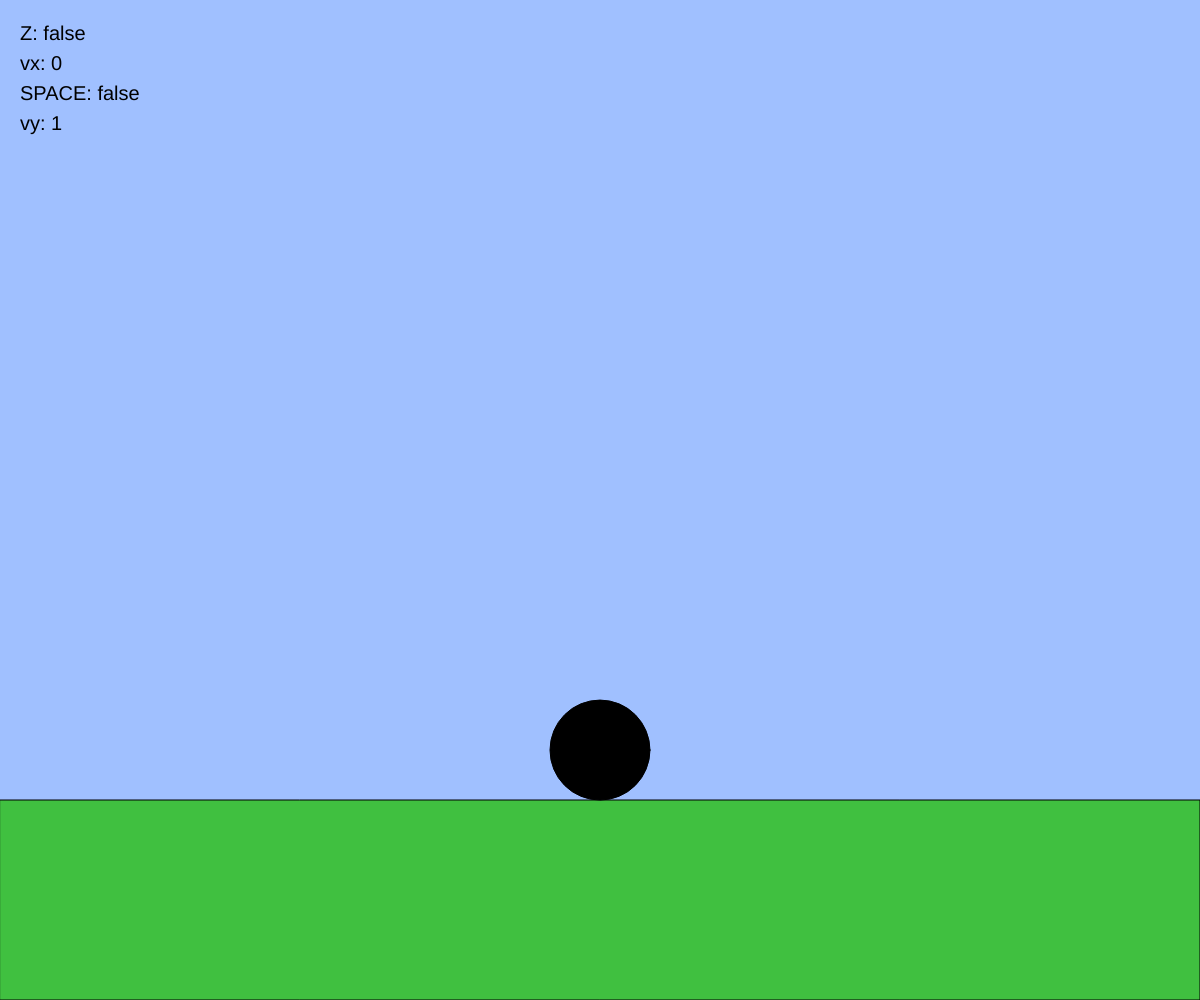
Frame 1 (no input)
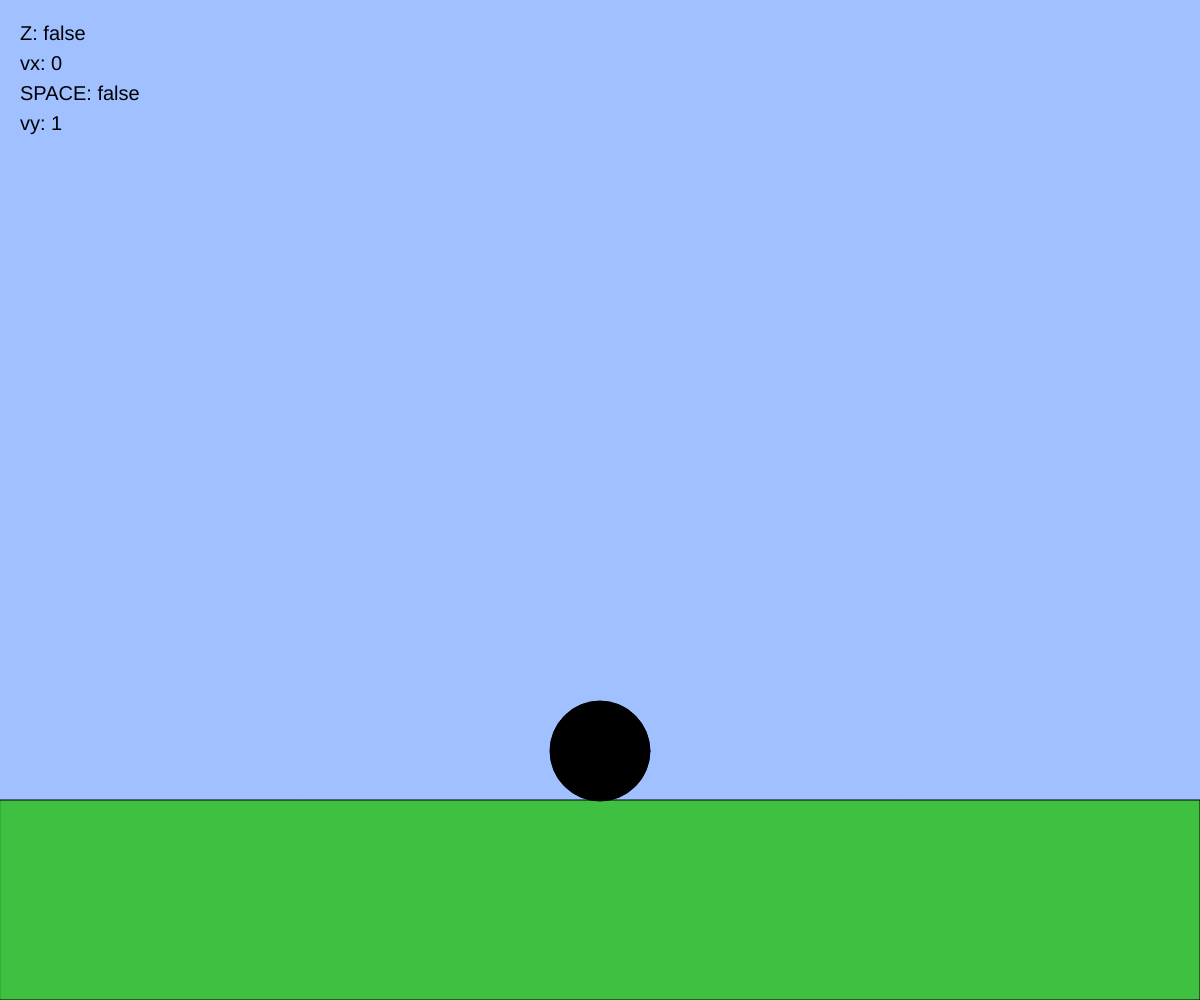
Frame 60 (no input)
Frame 120 (the mouse pressed at the canvas centre since frame 60): identical to frame 60, image omitted

The p5.js sketch that drew these frames (run headless with seeded random() and noise() and a simulated clock; from frame 60 on, the mouse is pressed at the canvas centre):

// p5.js sketch
// ── sketch.js

let x, y;
let vx, vy;
let zPressed = false;
let spacePressed = false;
let jumpRequested = false;
const g = 1;

function setup(){
  createCanvas(windowWidth, windowHeight);
  x = width / 2;
  y = height / 1.335;
  vx = 0;
  vy = 0;
}

function windowResized(){
  resizeCanvas(windowWidth, windowHeight);
}

function draw(){
  background(160, 192, 255);
  const size = height * 0.1; // キャラクターのサイズ

  // 地面を描く
  const groundY = height * 0.8;
  fill(64, 192, 64);
  rect(0, groundY, width, height - groundY);

  // BLANK[1] キャラクターの左右移動
  vx = 0;

  if(keyIsDown(LEFT_ARROW)){ vx = -3; }
  if(keyIsDown(RIGHT_ARROW)){ vx = 3; }

  // Zキーを押している間は10倍速
  if(zPressed){ vx *= 10; }

  // BLANK[2] 重力とジャンプ
  if(y >= groundY - size / 2){
    y = groundY - size / 2;
    vy = 0;

    if(jumpRequested){
      vy = -20;
    }
  }

  jumpRequested = false;

  // 重力
  vy += g;

  // 速くなりすぎないように制限
  vx = constrain(vx, -50, 50);
  vy = constrain(vy, -20, 20);

  // 位置を更新
  x += vx;
  y += vy;

  // キャラクターを描く
  fill(0);
  ellipse(x, y, size, size);

  // キーが認識されているか確認
  fill(0);
  textSize(20);
  text("Z: " + zPressed, 20, 40);
  text("vx: " + vx, 20, 70);
  text("SPACE: " + spacePressed, 20, 100);
  text("vy: " + vy, 20, 130);
}

// キーを押したとき
function keyPressed(event){
  if(event.code === "KeyZ"){
    zPressed = true;
  }

  if(event.code === "Space" && !spacePressed){
    spacePressed = true;
    jumpRequested = true;
  }

  return false;
}

// キーを離したとき
function keyReleased(event){
  if(event.code === "KeyZ"){
    zPressed = false;
  }

  if(event.code === "Space"){
    spacePressed = false;
  }

  return false;
}
